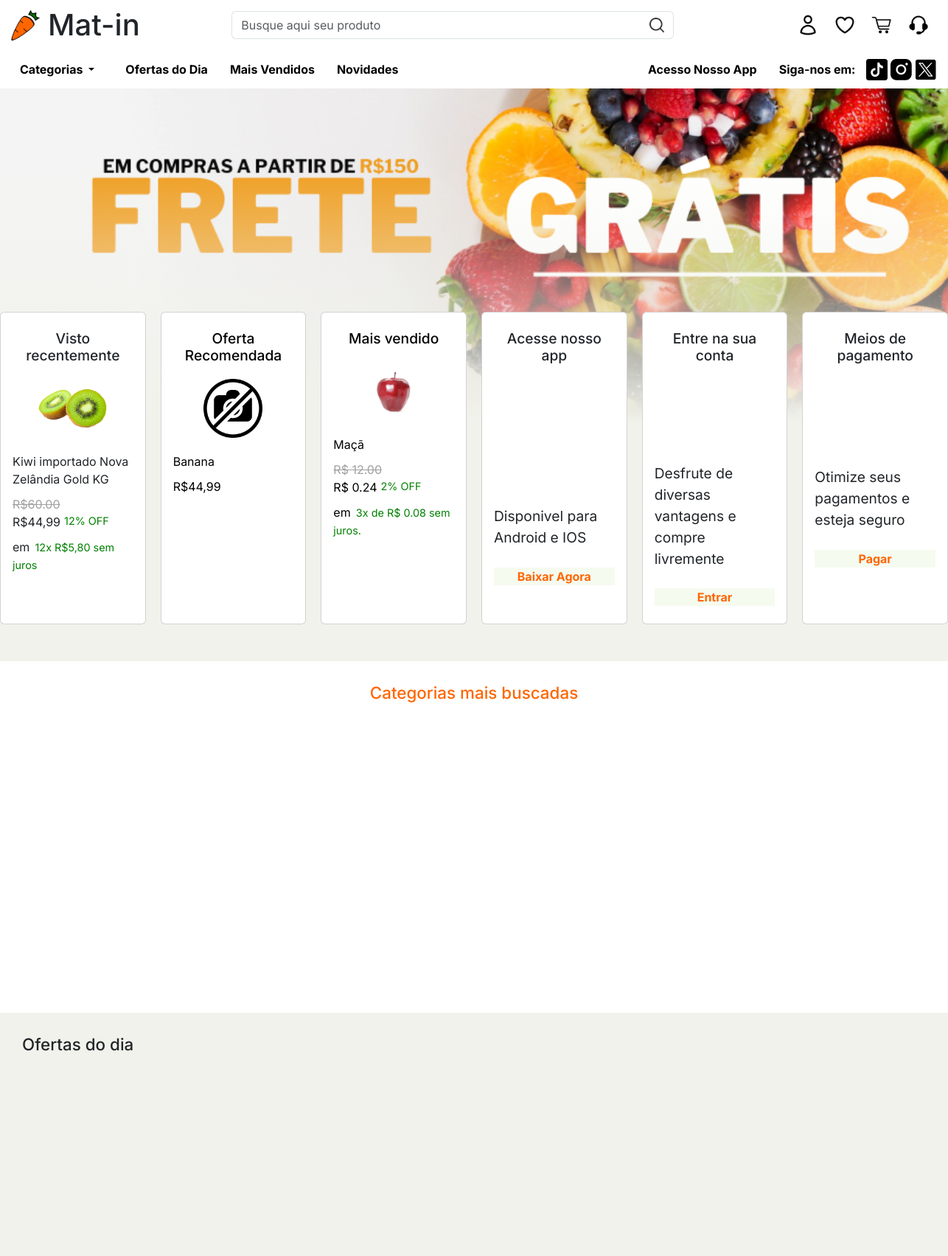
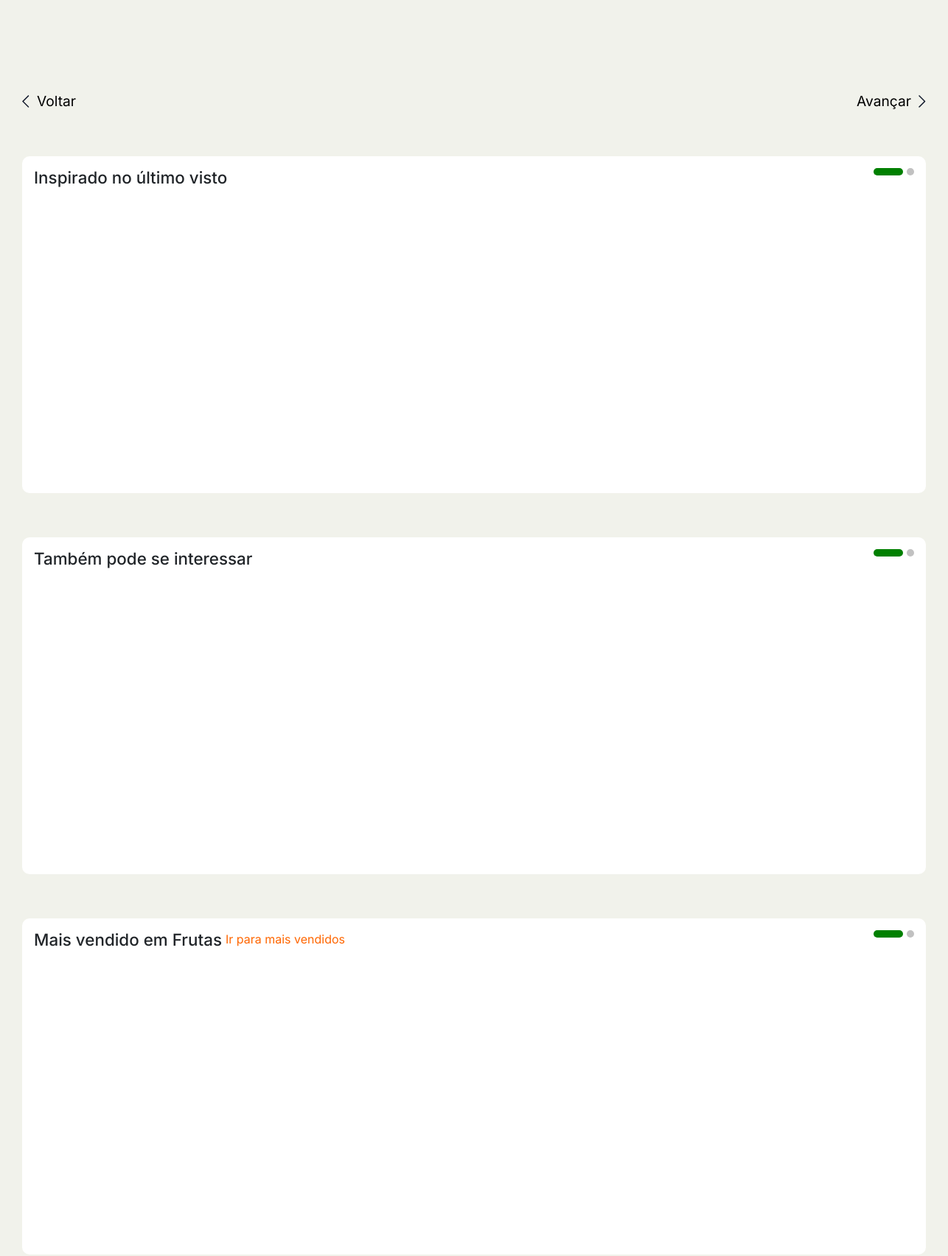
The page / (upper part) on the database its author committed (2 pictures, top to bottom).
### tables this page shows
CREATE TABLE `produto` (
  `idProduto` int(11) NOT NULL,
  `nome_prod` varchar(100) NOT NULL,
  `qnt_prod_estoque` int(11) NOT NULL,
  `data_criacao_prod` date NOT NULL,
  `preco_prod` decimal(5,2) NOT NULL,
  `fotos_prod` varchar(100) NOT NULL DEFAULT 'sem_foto.png',
  `qnt_vendas` int(11) NOT NULL,
  `promocao` int(11) DEFAULT NULL,
  `parcela` int(11) DEFAULT NULL,
  `idCategoria` int(11) NOT NULL,
  `peso` decimal(10,2) NOT NULL,
  `comprimento` decimal(10,2) NOT NULL,
  `largura` decimal(10,2) NOT NULL,
  `altura` decimal(10,2) NOT NULL
);

### PAGES/home.php (the view, shortened to what this page needs)
<link rel="stylesheet" href="ASSETS/PAGINAS-CSS/home.css">
<?php require_once 'BASE/config.php'; ?>
<main>
    <div id="carouselExampleAutoplaying" class="carousel slide" data-bs-ride="carousel">
        <div class="carousel-inner">
            <div class="carousel-item active">
                <img src="IMAGES/MAC.png" class="d-block w-100" alt="...">
            </div>
        </div>
    </div>
    <div class="cards-encl">
        <div class="card" style="width: 18rem;">
            <div class="card-body">
                <h5 class="card-title">Visto recentemente</h5>
                <div class="img-coracao">
                    <img src="IMAGES/div-img-produto.png" alt="">
                </div>
                <p class="card-text">Kiwi importado Nova Zelândia Gold KG</p>
                <div class="precos">
                    <p class="precoAntigo">R$60.00</p>
                    <div class="preco-Promocao">
                        <p class="precoNovo">R$44,99</p>
                        <p class="promocao">12% OFF</p>
                    </div>
                </div>
                <p>em <mark>12x R$5,80 sem juros</mark></p>
            </div>
        </div>
        <div class="card" style="width: 18rem;">
            <?php
            try {
                $selectQ = "SELECT * FROM produto ORDER BY RAND() LIMIT 1";
                $selectP = $cx->prepare($selectQ);
                $selectP->setFetchMode(PDO::FETCH_ASSOC);
                $selectP->execute();
                while ($dados = $selectP->fetch()) {
                    echo "<a href='?page=produto&idProd=" . $dados['idProduto'] . "' class='card-encl-texto-redirect'>";
                    echo "<div class='card-body'>";
                    echo "<h5 class='card-title'>Oferta Recomendada</h5>";
                    echo "<div class='img-coracao'>";
                    echo "<img src='IMAGES-BD/PRODUTOS/{$dados['fotos_prod']}' alt=''>";
                    echo "</div>";
                    echo "<p class='card-text'>{$dados['nome_prod']}</p>";
                    echo "<div class='precos'>";
                    if (!is_null($dados['promocao'])) {
                        echo "<p class='precoAntigo'>R$ {$dados['preco_prod']}</p>";
                        echo "<div class='preco-Promocao'>";
                        $precoAntigo = $dados['preco_prod'];
                        $promocao = $dados['promocao'];
                        $formula = ($promocao / 100) * $precoAntigo;
                        $formulaFormatada = number_format($formula, 2);
                        echo "<p class='precoNovo'>R$ {$formulaFormatada}</p>";
                        echo "<p class='promocao'>{$dados['promocao']}% OFF</p>";
                        echo "</div>";
                        if (!is_null($dados['parcela'])) {
                            $parcela = $dados['parcela'];
                            $formula2 = $formulaFormatada / $parcela;
                            $formulaFormatada2 = number_format($formula2, 2);
                            echo "<p>em <mark>{$dados['parcela']}x de R$ {$formulaFormatada2} sem juros.</mark></p>";
                        }
                    } else {
                        echo "<div class='preco-Promocao'>";
                        echo "<p class='precoNovo'>R$44,99</p>";
                        echo "</div>";
                    }
                    echo "</div>";
                    echo "</div>";
                    echo "</a>";
                }
            } catch (PDOException $e) {
                $erro = $e->getMessage();
                echo $erro . "oi";
            }
            ?>
        </div>
        <div class="card" style="width: 18rem;">
            <?php
            $selectQ = "SELECT * FROM produto ORDER BY qnt_vendas DESC LIMIT 1";
            $selectP = $cx->prepare($selectQ);
            $selectP->setFetchMode(PDO::FETCH_ASSOC);
            $selectP->execute();
            while ($dados = $selectP->fetch()) {
                echo "<a href='?page=produto&idProd=" . $dados['idProduto'] . "' class='card-encl-texto-redirect'>";
                echo "<div class='card-body'>";
                echo "<h5 class='card-title'>Mais vendido</h5>";
                echo "<div class='img-coracao'>";
                echo "<img src='IMAGES-BD/PRODUTOS/{$dados['fotos_prod']}' alt=''>";
                echo "</div>";
                echo "<p class='card-text'>{$dados['nome_prod']}</p>";
                echo "<div class='precos'>";
                if (!is_null($dados['promocao'])) {
                    echo "<p class='precoAntigo'>R$ {$dados['preco_prod']}</p>";
                    echo "<div class='preco-Promocao'>";
                    $precoAntigo = $dados['preco_prod'];
                    $promocao = $dados['promocao'];
                    $formula = ($promocao / 100) * $precoAntigo;
                    $formulaFormatada = number_format($formula, 2);
                    echo "<p class='precoNovo'>R$ {$formulaFormatada}</p>";
                    echo "<p class='promocao'>{$dados['promocao']}% OFF</p>";
                    echo "</div>";
                    if (!is_null($dados['parcela'])) {
                        $parcela = $dados['parcela'];
                        $formula2 = $formulaFormatada / $parcela;
                        $formulaFormatada2 = number_format($formula2, 2);
                        echo "<p>em <mark>{$dados['parcela']}x de R$ {$formulaFormatada2} sem juros.</mark></p>";
                    }
                } else {
                    echo "<div class='preco-Promocao'>";
                    echo "<p class='precoNovo'>R$44,99</p>";
                    echo "</div>";
                }
                echo "</div>";
                echo "</div>";
                echo "</a>";
            }
            ?>
        </div>
        <div class="card no-photo" style="width: 18rem;">
            <div class="card-body">
                <h5 class="card-title">Acesse nosso app</h5>
                <p class="card-text">Disponivel para Android e IOS</p>
                <button class="btnCard">
                    Baixar Agora
                </button>
            </div>
        </div>
        <div class="card no-photo" style="width: 18rem;">
            <div class="card-body">
                <h5 class="card-title">Entre na sua conta</h5>
                <p class="card-text" style="margin-top: 8.4rem !important;">Desfrute de diversas vantagens e compre
                    livremente</p>
                <form action="<?= $_SERVER['PHP_SELF'] ?>">
                    <button class="btnCard" name="login">
                        Entrar
                    </button>
                </form>
            </div>
        </div>
        <div class="card no-photo" style="width: 18rem;">
            <div class="card-body">
                <h5 class="card-title">Meios de pagamento</h5>
                <p class="card-text ultimo" style="margin-top: 8.7rem !important;">Otimize seus pagamentos e esteja
                    seguro</p>
                <button class="btnCard">
                    Pagar
                </button>
            </div>
        </div>
    </div>
</main>
<section class="categorias">
    <h1 class="tituloSection categoria_h1">Categorias mais buscadas</h1>
</section>
<section class="ofertas">
    <h1 class="tituloSection">Ofertas do dia</h1>
    <div class="setas">
        <button id="setaVolta">
            <div class="setaEsquerda">
                <img src="IMAGES/arrowLeft.png" alt="">
                <p>Voltar</p>
            </div>
        </button>
        <button id="setaAvanca">
            <div class="setaDireita">
                <p>Avançar</p>
                <img src="IMAGES/arrowRight.png" alt="">
            </div>
        </button>
    </div>
</section>
<section class="produtos">
    <div class="content">
        <div class="content-title">
            <div>
                <h1 class="tituloSection">Inspirado no último visto</h1>
            </div>
            <div class="botoes-carrossel">
                <span class="ativo"></span>
                <span class=""></span>
            </div>
        </div>
        <div class="flex-ultimos-vistos">
        </div>
    </div>
</section>
<section class="produtos">
    <div class="content">
        <div class="content-title">
            <div>
                <h1 class="tituloSection">Também pode se interessar</h1>
            </div>
            <div class="botoes-carrossel">
                <span class="ativo"></span>
                <span class=""></span>
            </div>
        </div>
        <div class="flex-ultimos-vistos">
        </div>
    </div>
</section>
<section class="produtos">
    <div class="content">
        <div class="content-title">
            <div>
                <h1 class="tituloSection">Mais vendido em Frutas</h1>
                <a href="mais-vendidos.php" class="mais-vendidos">Ir para mais vendidos</a>
            </div>
            <div class="botoes-carrossel">
                <span class="ativo"></span>
                <span class=""></span>
            </div>
        </div>
        <div class="flex-ultimos-vistos">
        </div>
    </div>
</section>

### ASSETS/GERAL.css (style rules this page uses)
:root { --preto00: black; --branco00: white; --cinza00: #C1C1C1; --cinza01: #898989; --cinza02: #D9D9D9; --cinza03: #EAEAEA; --cinza04: #ABABAB; --laranja00: #FF6600; --laranjaPressed: #d66215; --vermelhoAviso: #B00000; --verde00: #008000; --verdePressed: #035f03; --bege00: #F1F2EB; --bege01: #F5FBEF; --bege02: #E5E0E0; --bege03: #F2EEEB; --fonte01: 'Inter', serif; }

### ASSETS/PAGINAS-CSS/home.css (style rules this page uses)
p { margin: 0 !important; }
main { background-color: var(--bege00); padding-bottom: 50px; }
.carousel-item::after { content: ""; position: absolute; top: 20%; left: 0; right: 0; bottom: 0; background: linear-gradient(rgba(255, 255, 255, 0), var(--bege00)); pointer-events: none; }
.categoria_h1 { text-align: center; color: var(--laranja00); }
.cards-encl { display: flex; justify-content: center; margin-top: -150px; gap: 20px !important; }
.card-encl-texto-redirect { text-decoration: none; color: var(--preto00); }
.card { width: 200px !important; padding: 0.5rem 0 !important; }
.card .card-text { margin-bottom: 10px !important; }
.no-photo .card-text { margin-top: 12rem !important; font-size: 1.2em; }
.no-photo .card-body .btnCard { width: 100%; border: 0; background-color: var(--bege01); outline: none; font-weight: bold; margin-top: 1rem; color: var(--laranja00); }
.card .card-body h5 { text-align: center; font-size: 1.2em; }
.img-coracao { display: flex; justify-content: center !important; margin: 20px; }
.card .card-body img { display: block; width: fit-content; height: 80px; }
.card .card-body .precos .precoAntigo, .card-ofertas .card-body .precos .precoAntigo { text-decoration: line-through; font-size: 1em; color: #a0a0a0; }
.card .card-body .precos .preco-Promocao, .card-ofertas .card-body .precos .preco-Promocao { display: flex; margin-bottom: 10px !important; }
.card .card-body .precos .preco-Promocao .promocao, .card-ofertas .card-body .precos .preco-Promocao .promocao { color: var(--verde00) !important; font-size: 0.9em; margin-left: 5px !important; }
.card .card-body p mark { color: var(--verde00) !important; font-size: 0.9em; background-color: transparent; }
.tituloSection { font-size: 1.4em; margin-bottom: 30px !important; }
section { padding: 30px; }
.ofertas { background-color: var(--bege00); }
.setas { display: flex; align-items: center; margin-top: 15px; justify-content: space-between; }
.setas button { border: none; background-color: transparent; }
.setas .setaEsquerda, .setas .setaDireita { display: flex; align-items: center; }
.setaDireita p { margin-right: 10px !important; font-size: 1.2em; }
.setaEsquerda p { margin-left: 10px !important; font-size: 1.2em; }
.card, .card-ofertas { transition: transform 0.3s ease; }
.produtos { background-color: var(--bege00); }
.content { background-color: var(--branco00); border-radius: 10px; padding: 1rem; }
.content-title { display: flex; justify-content: space-between; }
.content-title div { display: flex; gap: 5px; align-items: flex-start; }
.content-title div a { color: var(--laranja00); text-decoration: none; transition: .2s; }
.botoes-carrossel span { width: 10px; height: 10px; background-color: var(--cinza00); border-radius: 20px; }
.botoes-carrossel .ativo { width: 40px; background-color: var(--verde00); }
.flex-ultimos-vistos { display: flex; justify-content: space-evenly; gap: 10px; }
.promocao { font-size: 0.8em; color: var(--verde00); }

### rows shown on the page
produto: fotos_prod (picture), nome_prod "Banana", shows "R$44,99"
produto: fotos_prod (picture), nome_prod "Maçã", preco_prod "12.00", formulaFormatada "0.24", promocao "2", parcela "3", formulaFormatada2 "0.08"
